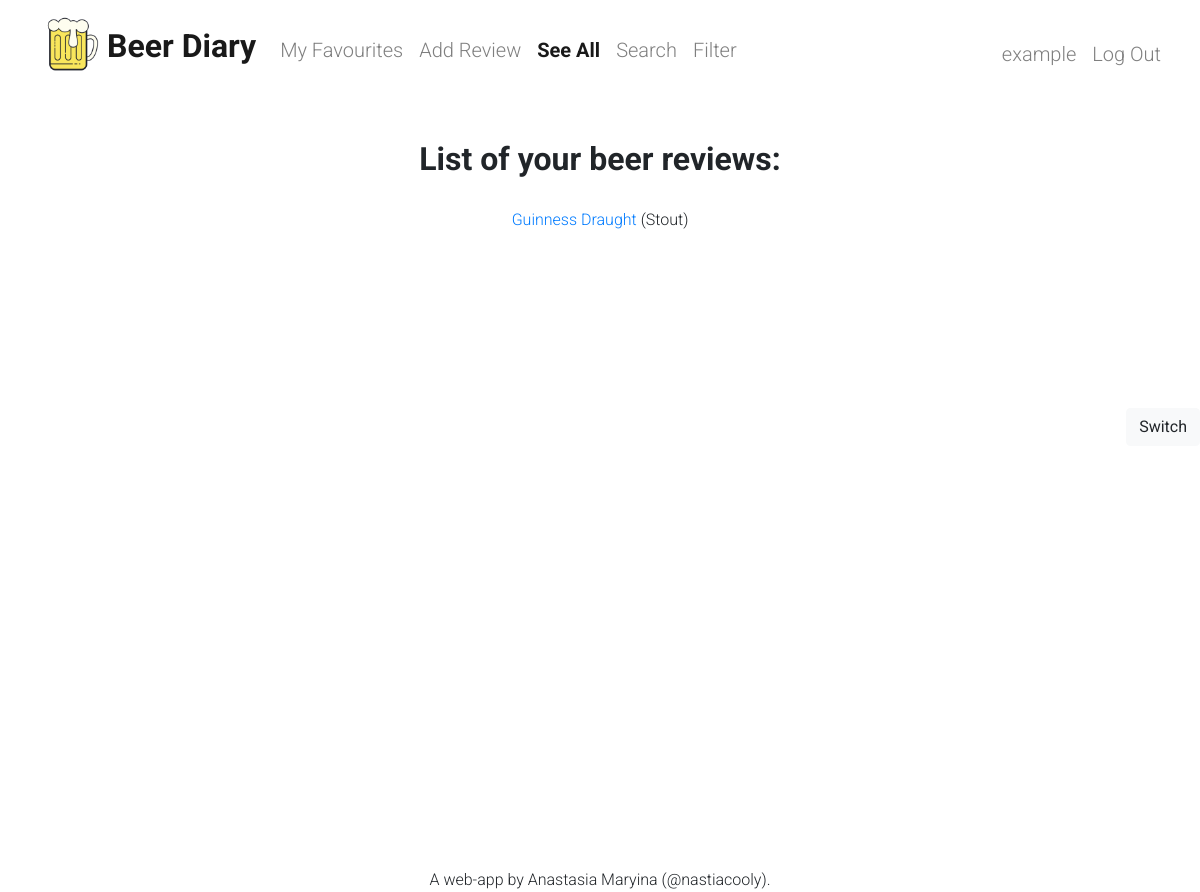
Page /diary/beers/ (signed in) on the earlier database version.
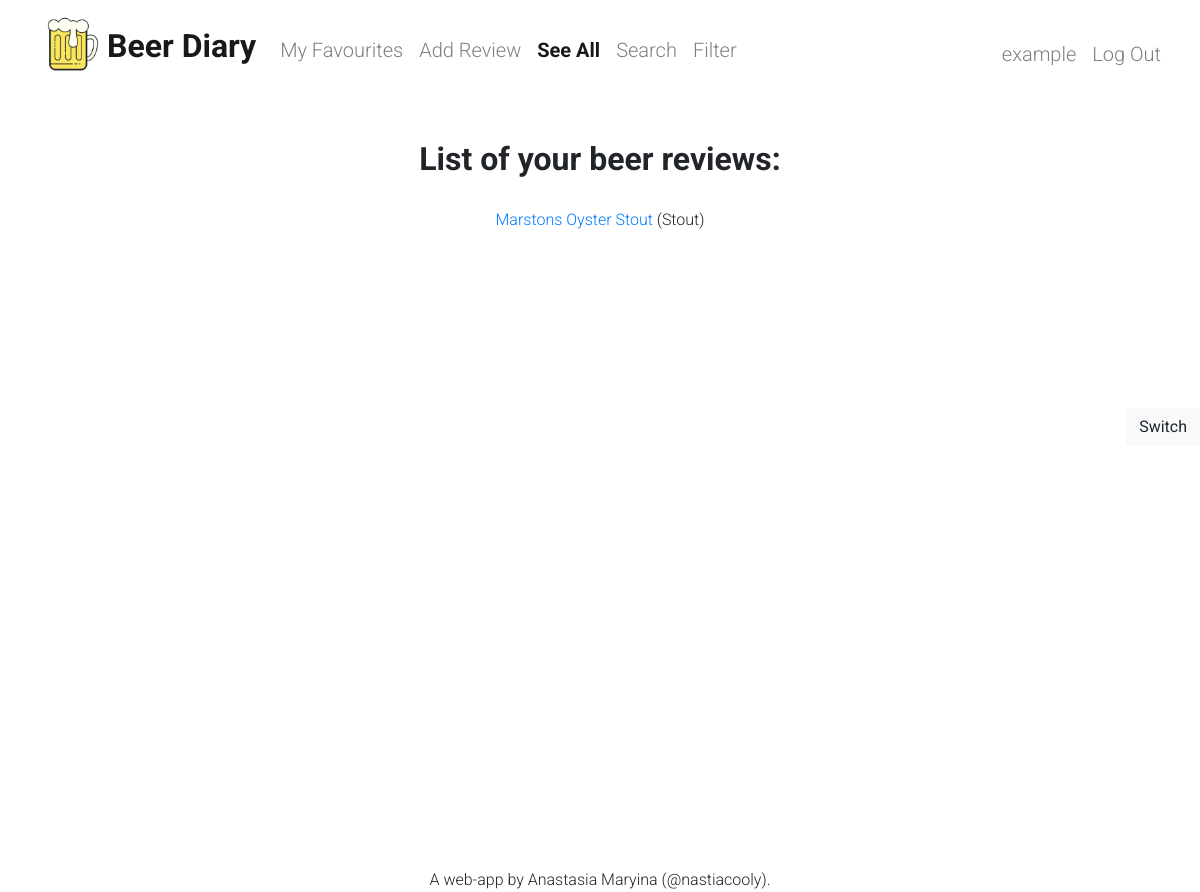
Same page on the later database version.
### diary/models.py (models this page shows, shortened)
class BeerReview(models.Model):
    creator = models.ForeignKey(User, on_delete=models.SET_NULL, null=True, blank=True)
    image = models.URLField(max_length=2000, help_text='Enter URL for beer image')
    name = models.CharField(max_length=200, help_text='Enter beer name')
    beertype = models.ForeignKey(BeerType, on_delete=models.SET_NULL, null=True)
    RATINGS = (
        ('1', 'very bad'),
        ('2', 'bad'),
        ('3', 'average'),
        ('4', 'good'),
        ('5', 'perfect')
    )
    rating = models.CharField(max_length=1, choices=RATINGS, help_text='Choose beer rating')
    comments = models.TextField(max_length=500)
    date = models.DateField(auto_now_add=True)
    def get_absolute_url(self):
        return reverse('beer-detail', args=[str(self.id)])

class BeerType(models.Model):
    name = models.CharField(max_length=200, help_text='Enter name of a beer type')
    COLOR_TYPES = (
        ('d', 'dark'),
        ('l', 'light')
    )
    color = models.CharField(max_length=1, choices=COLOR_TYPES, help_text='Choose dark or light type of a beer')
    FILTERED = (
        ('y', 'filtered'),
        ('n', 'unfiltered')
    )
    filtered = models.CharField(max_length=1, choices=FILTERED, null=True, blank=True, help_text='Choose filtered or unfiltered')
    def __str__(self):
        return self.name

### diary/views.py (the view)
class BeerReviewListView(LoginRequiredMixin, generic.ListView):
    model = BeerReview
    paginate_by = 15
    def get_queryset(self):
        return BeerReview.objects.filter(creator=self.request.user).order_by('name')

### diary/templates/diary/beerreview_list.html (shortened to what this page needs)
{% extends "base_generic.html" %}
{% block active-link-3 %}
active
{% endblock %}
{% block main %}
    <h3 class="header">List of your beer reviews:</h3>
    {% if beerreview_list %}
        <ul>
            {% for beer in beerreview_list %}
            <li>
                <a href="{{ beer.get_absolute_url }}">{{ beer.name }}</a> ({{ beer.beertype }})
            </li>
            {% endfor %}
        </ul>
    {% else %}
        <p class="no-content font-color_second">There are no beer reviews in your diary.</p>
    {% endif %}
{% endblock %}

### diary/templates/base_generic.html (shortened to what this page needs)
<!DOCTYPE html>
<html lang="en">
    <head>
        <link rel="stylesheet" href="https://cdn.jsdelivr.net/npm/bootstrap@4.5.3/dist/css/bootstrap.min.css">
        {% load static %}
        <link rel="stylesheet" href="{% static 'css/styles.css' %}">
        <link rel="stylesheet" href="" id="theme-link">
    </head>
    <body class="bg-image">
        <nav class="navbar navbar-expand-lg navbar-light bg-color">
            <div class="container-fluid">
                <img src="{% static 'images/beer.png'%}" alt="beer_diary" class="main-icon">
                <a class="navbar-brand font-color" href="{% url 'index' %}">Beer Diary</a>
                {% block navbar-links %}
                    <div class="collapse navbar-collapse" id="navbar">
                        {% if user.is_authenticated %}
                            <ul class="navbar-nav mr-auto">
                                <li class="nav-item"><a class="nav-link font-color {% block active-link-1 %}{% endblock %}" aria-current="page" href="{% url 'my-perfect-beers' %}">My Favourites</a></li>
                                <li class="nav-item"><a class="nav-link font-color {% block active-link-2 %}{% endblock %}" href="{% url 'add_new_beer_review' %}">Add Review</a></li>
                                <li class="nav-item"><a class="nav-link font-color {% block active-link-3 %}{% endblock %}" href="{% url 'beers' %}">See All</a></li>
                                <li class="nav-item"><a class="nav-link font-color {% block active-link-4 %}{% endblock %}" href="">Search</a></li>
                                <li class="nav-item"><a class="nav-link font-color {% block active-link-5 %}{% endblock %}" href="">Filter</a></li>
                            </ul>
                            <ul class="navbar-nav ml-auto mt-2">
                                <li class="nav-item"><a class="nav-link font-color" href="">{{ user.get_username }}</a></li>
                                <li class="nav-item"><a class="nav-link font-color" href="{% url 'logout'%}">Log Out</a></li>
                            </ul>
                        {% endif %}
                    </div>
                {% endblock %}
            </div>
        </nav>
        <main class="container p-5 container_bg-color">
            {% block main %}{% endblock %}
        </main>
        <div class="switch-dm">
            <button type="button" class="btn btn-light" id="switch-dm_btn">Switch</button>
        </div>
        <footer class="footer">
            A web-app by Anastasia Maryina (@nastiacooly).
        </footer>
    </body>
</html>

### diary/static/css/styles.css (style rules this page uses)
* { box-sizing: border-box; padding: 0; margin: 0; font-family: 'Roboto', sans-serif; font-weight: 300; font-style: normal; }
body { position: relative; min-height: 100vh; }
.container { text-align: center; min-height: 100vh; }
.main-icon { height: 76px; }
.nav-link { font-size: 1.25rem; padding-bottom: 0 !important; }
.nav-link.active { font-weight: 700; }
.navbar-brand { font-weight: 700; font-size: 2rem !important; }
.header { font-size: 2rem; font-weight: 700; margin-bottom: 30px; }
ul { list-style-type: none !important; }
.footer { position: absolute; bottom: 0; left: 50%; transform: translateX(-50%); }
.switch-dm { position: fixed; bottom: 50%; right: 0; }

Differences in the rows shown:
removed BeerReview: name "Guinness Draught", beertype "Stout"
added BeerReview: name "Marstons Oyster Stout", beertype "Stout"
